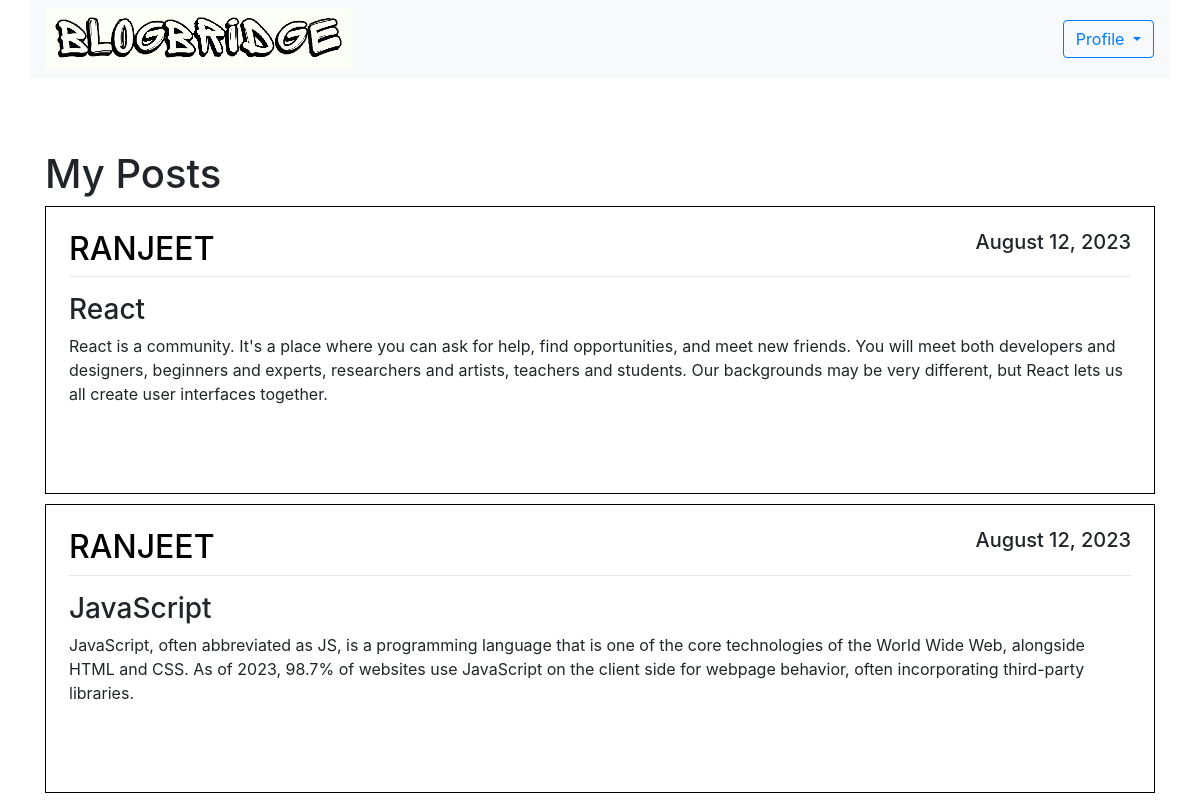
The page /mypost/ (signed in) on the database its author committed.
### blog/models.py (models this page shows, shortened)
class Post(models.Model):
    title = models.CharField(max_length=100)
    content = models.TextField()
    date_posted = models.DateTimeField(default=timezone.now)
    author = models.ForeignKey(User, on_delete=models.CASCADE)

### blog/views.py (the view)
# urls.py: path('mypost/', views.myPost, name='my-post'),
def myPost(request):
    context = {
        'posts': Post.objects.filter(author= request.user)
    }
    return render(request, 'blog/mypost.html', context)

### blog/templates/blog/mypost.html (shortened to what this page needs)
{% extends 'blog/base.html' %}
{% block content %}
{% load static %}
<div class="container custom-container">
    <nav class="navbar navbar-expand-lg navbar-light bg-light w-100">
        <div class="collapse navbar-collapse" id="navbarSupportedContent">
            <ul class="navbar-nav mr-auto ">
                <li><a href="/home"><img class="w-50 " src="{% static 'image/pho.png' %}" alt=""></a></li>
            </ul>
            <form class="form-inline my-2 my-lg-0">
                <div class="dropdown">
                    <button class="btn btn-outline-primary dropdown-toggle" type="button" id="dropdownMenuButton"
                        data-toggle="dropdown" aria-haspopup="true" aria-expanded="false">
                        Profile
                    </button>
                </div>
            </form>
        </div>
    </nav>
    <br><br>
    <br>
    <div class="container custom-container" style="max-width: 1350px; ">
        <h1>My Posts </h1>
        {% for post in posts %}
        <article class="media content-section">
            <div class="media-body" style="border: 1px solid black; padding: 23px; margin-bottom: 10px;">
                <div class="article-metadata">
                    <h2 class="text-uppercase" style="text-align:left;float:left; color: #000000;">{{ post.author }}</h2>
                    <h5 style="text-align:right;float:right;">{{ post.date_posted|date:"F d, Y" }}</h5>
                    <hr style="clear:both;" />
                </div>
                <h3>{{ post.title }}</h3>
                <p class="article-content">{{ post.content }}</p>
                <br><br>
            </div>
        </article>
        {% endfor %}
    </div>
</div>
{% endblock %}

### blog/templates/blog/base.html (style rules this page uses)
.custom-container { max-width: 1450px; }

### rows shown on the page
Post: author "RANJEET", date_posted "August 12, 2023", title "React", content "React is a community. It's a place where you can ask for help, find opportunities, and meet new friends. You will meet both developers and designers, beginners and experts, researchers and artists, teachers and students. Our backgrounds may be very different, but React lets us all create user interfaces together."
Post: author "RANJEET", date_posted "August 12, 2023", title "JavaScript", content "JavaScript, often abbreviated as JS, is a programming language that is one of the core technologies of the World Wide Web, alongside HTML and CSS. As of 2023, 98.7% of websites use JavaScript on the client side for webpage behavior, often incorporating third-party libraries."
